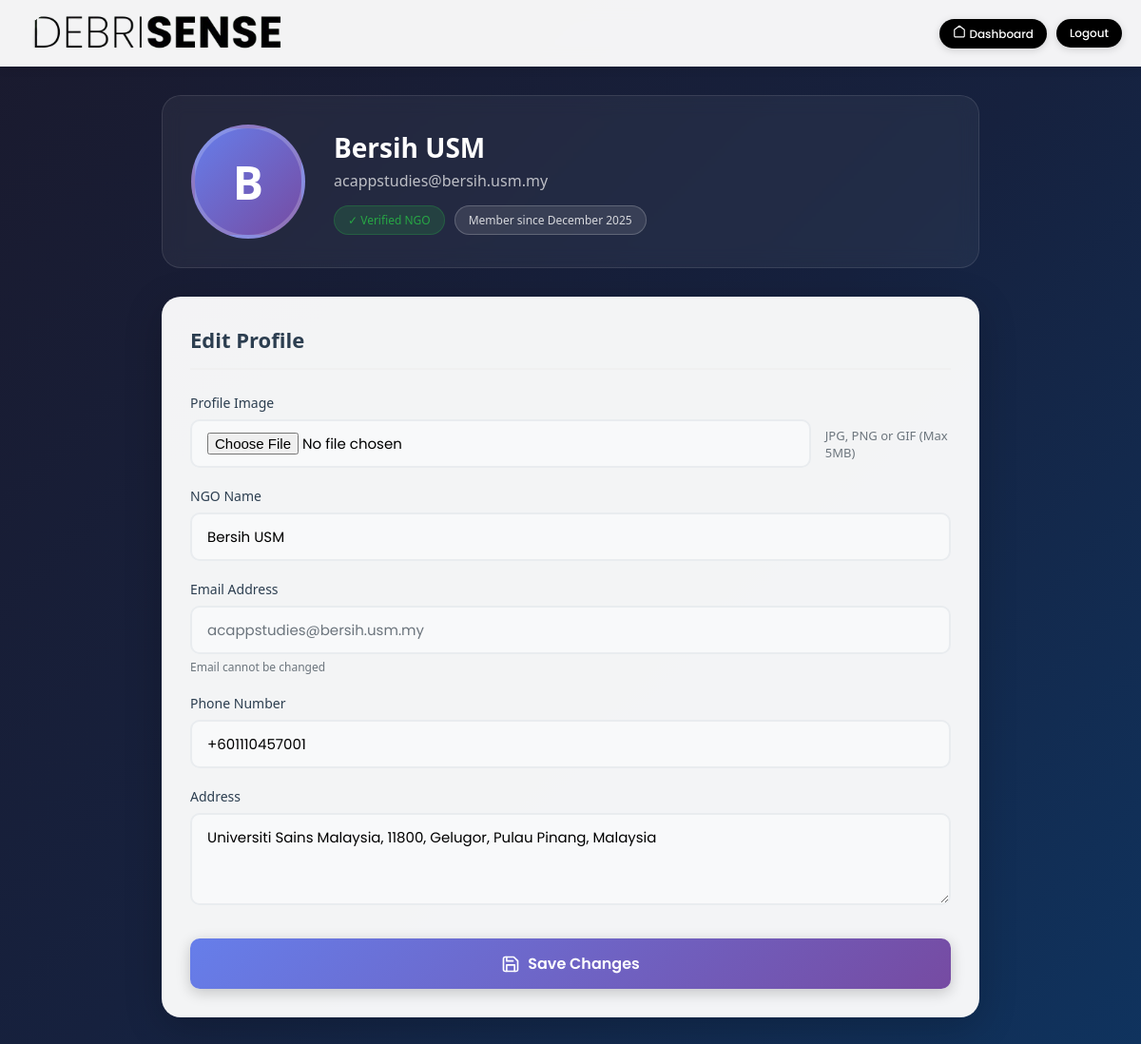
Screenshot of /ngo/profile (signed in) with the database file from the repository.
### models.py (models this page shows, shortened)
class User(UserMixin, db.Model):
    __tablename__ = 'users'
    id = db.Column(db.Integer, primary_key=True)
    email = db.Column(db.String(150), unique=True, nullable=False, index=True)
    password_hash = db.Column(db.String(256), nullable=False)
    ngo_name = db.Column(db.String(150), nullable=False)
    phone = db.Column(db.String(20), nullable=True)
    address = db.Column(db.Text, nullable=True)
    profile_image = db.Column(db.String(255), nullable=True, default='default_profile.png')
    is_active = db.Column(db.Boolean, default=True)
    is_verified = db.Column(db.Boolean, default=False)
    created_at = db.Column(db.DateTime, default=datetime.utcnow)
    updated_at = db.Column(db.DateTime, default=datetime.utcnow, onupdate=datetime.utcnow)

### app.py (the view)
@app.route('/ngo/profile')
@ngo_required
def ngo_profile():
    return render_template('ngo_profile.html', user=current_user, rivers=[])

### app.py (called while the page is built)
@login_manager.user_loader
def load_user(user_id):
    if user_id.startswith('admin_'):
        admin_id = int(user_id.replace('admin_', ''))
        return Admin.query.get(admin_id)
    elif user_id.startswith('user_'):
        ngo_id = int(user_id.replace('user_', ''))
        return User.query.get(ngo_id)
    return None

def ngo_required(f):
    @wraps(f)
    def decorated_function(*args, **kwargs):
        if not current_user.is_authenticated:
            if request.path.startswith('/api/'):
                return jsonify({'success': False, 'error': 'Authentication required'}), 401
            flash('Please log in to access this page.', 'warning')
            return redirect(url_for('login'))
        if not isinstance(current_user, User):
            if request.path.startswith('/api/'):
                return jsonify({'success': False, 'error': 'Access denied. NGO account required.'}), 403
            flash('Access denied. NGO account required.', 'error')
            return redirect(url_for('index'))
        return f(*args, **kwargs)
    return decorated_function

### templates/ngo_profile.html (shortened to what this page needs)
<!DOCTYPE html>
<html lang="en">
<head>
    <link rel="stylesheet" href="{{ url_for('static', filename='css/style.css') }}">
    <link rel="stylesheet" href="{{ url_for('static', filename='css/auth.css') }}">
    <link rel="stylesheet" href="{{ url_for('static', filename='css/profile.css') }}">
</head>
<body class="profile-page">
    <nav class="navbar">
        <div class="navbar-container">
            <a href="{{ url_for('ngo_dashboard') }}" class="navbar-logo" id="navbar-logo">
                <img src="{{ url_for('static', filename='img/debrisenseLogo.png') }}" alt="DebriSense Logo">
            </a>
            <div class="navbar-actions">
                <a href="{{ url_for('ngo_dashboard') }}" class="navbar-btn desktop-btn profile-nav-btn">
                    Dashboard
                </a>
                <a href="{{ url_for('ngo_logout') }}" class="navbar-btn desktop-btn profile-nav-btn logout-btn">Logout</a>
            </div>
        </div>
    </nav>
    <main class="profile-content">
        <div class="profile-container">
            <div class="profile-header">
                <div class="profile-avatar">
                    {% if user.profile_image and user.profile_image != 'default_profile.png' %}
                        <img src="{{ url_for('static', filename='img/profiles/' + user.profile_image) }}" alt="Profile">
                    {% else %}
                        <div class="avatar-placeholder">
                            {{ user.ngo_name[0].upper() }}
                        </div>
                    {% endif %}
                </div>
                <div class="profile-info">
                    <h1>{{ user.ngo_name }}</h1>
                    <p class="profile-email">{{ user.email }}</p>
                    <div class="profile-badges">
                        {% if user.is_verified %}
                            <span class="badge verified">✓ Verified NGO</span>
                        {% else %}
                            <span class="badge pending">Pending Verification</span>
                        {% endif %}
                        <span class="badge member-since">Member since {{ user.created_at.strftime('%B %Y') if user.created_at else 'N/A' }}</span>
                    </div>
                </div>
            </div>
            <div class="profile-card">
                <h2>Edit Profile</h2>
                <form method="POST" action="{{ url_for('update_ngo_profile') }}" enctype="multipart/form-data" class="profile-form">
                    <div class="form-group">
                        <label for="profile_image">Profile Image</label>
                        <div class="image-upload">
                            <input type="file" id="profile_image" name="profile_image" accept="image/*">
                            <span class="upload-hint">JPG, PNG or GIF (Max 5MB)</span>
                        </div>
                    </div>
                    <div class="form-group">
                        <label for="ngo_name">NGO Name</label>
                        <input type="text" id="ngo_name" name="ngo_name" value="{{ user.ngo_name }}" required>
                    </div>
                    <div class="form-group">
                        <label for="email">Email Address</label>
                        <input type="email" id="email" value="{{ user.email }}" disabled>
                        <span class="form-hint">Email cannot be changed</span>
                    </div>
                    <div class="form-group">
                        <label for="phone">Phone Number</label>
                        <input type="tel" id="phone" name="phone" value="{{ user.phone or '' }}" placeholder="+60 12-345 6789">
                    </div>
                    <div class="form-group">
                        <label for="address">Address</label>
                        <textarea id="address" name="address" rows="3" placeholder="Your NGO address">{{ user.address or '' }}</textarea>
                    </div>
                    <button type="submit" class="submit-btn">
                        Save Changes
                    </button>
                </form>
            </div>
        </div>
    </main>
</body>
</html>

### static/css/style.css (style rules this page uses)
* { margin: 0; padding: 0; box-sizing: border-box; }
html, body { min-height: 100%; width: 100%; font-family: 'Segoe UI', Tahoma, Geneva, Verdana, sans-serif; overflow-x: hidden; }
html:not(:has(#map)), body:not(:has(#map)) { overflow-y: auto; }
.navbar { position: fixed; top: 0; left: 0; width: 100%; height: 70px; background: rgba(255, 255, 255, 0.95); box-shadow: 0 2px 10px rgba(0, 0, 0, 0.1); z-index: 1000; -webkit-backdrop-filter: blur(10px); backdrop-filter: blur(10px); }
.navbar-container { display: flex; align-items: center; justify-content: space-between; height: 100%; padding: 0 20px; max-width: 100%; }
.navbar-logo { display: flex; align-items: center; }
.navbar-logo img { height: 50px; width: auto; object-fit: contain; }
.navbar-btn { background-color: #000000; color: #ffffff; font-family: 'Poppins', sans-serif; font-size: 14px; font-weight: 500; padding: 12px 28px; border: none; border-radius: 50px; cursor: pointer; transition: all 0.3s ease; box-shadow: 0 2px 8px rgba(0, 0, 0, 0.15); text-decoration: none; display: inline-flex; align-items: center; justify-content: center; }
.desktop-btn { display: block; }

### static/css/auth.css (style rules this page uses)
.form-group { margin-bottom: 20px; }
.form-group label { display: block; font-size: 14px; font-weight: 600; color: #2c3e50; margin-bottom: 8px; }
.form-group input, .form-group textarea { width: 100%; padding: 12px 16px; border: 2px solid #e1e8ed; border-radius: 10px; font-family: 'Poppins', sans-serif; font-size: 14px; transition: all 0.3s ease; background: #f8f9fa; }
.form-group textarea { resize: vertical; }
.submit-btn { width: 100%; background-color: #000000; color: white; font-family: 'Poppins', sans-serif; font-size: 16px; font-weight: 600; padding: 14px 28px; border: none; border-radius: 50px; cursor: pointer; transition: all 0.3s ease; display: flex; align-items: center; justify-content: center; gap: 10px; box-shadow: 0 4px 15px rgba(0, 0, 0, 0.2); margin-top: 10px; }
.submit-btn .btn-icon { width: 20px; height: 20px; }

### rows the page displays
User: ngo_name "B", ngo_name "Bersih USM", email "acappstudies@bersih.usm.my", created_at "December 2025", phone "+601110457001", address "Universiti Sains Malaysia, 11800, Gelugor, Pulau Pinang, Malaysia"
